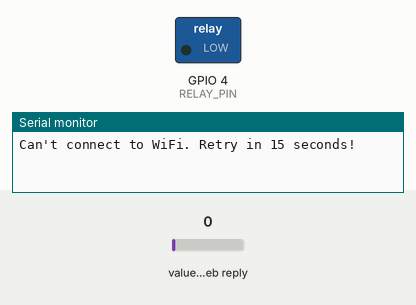
Bench run of a sketch on a simulated ESP8266 (NodeMCU). Parts: switched loads named in the sketch (green lamp = pin HIGH), the last lines printed to the serial monitor. Inputs (shaded band) come from the test bench; at power-on: value in the web reply 0. WiFi joins after 1.5 s; servers stay silent unless stated; web services answer with replies made up by the test bench.

Above: at 0.1 s.
At 15.4 s:
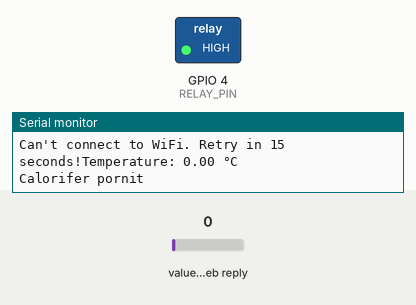
Timing chart, 0 to 16.9 s (numbered marks = the images above):
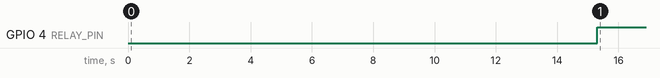

Measured:
- by itself, GPIO 4 (RELAY_PIN): LOW → HIGH at 15.3 s

The sketch:

RelayControl.ino
```cpp
//==============================Libraries=============================//

#include <ESP8266WiFi.h>
#include <WiFiClient.h>
#include <ThingSpeak.h>

//==============================Set Pins===============================//

const int RELAY_PIN = 4;          // pin Realy is connected to

//============================Set Constants============================//

const int USER_TEMP = 28;
const char* SSID = "Your Wifi Name";    // WiFi-name
const char* PASS = "Your Wifi password";          // WiFi-password

const int WIFI_DELAY = 15 * 1000;            // connect to Wifi delay 5 seconds (1 second = 1000 ms)
const int READ_DELAY = 15 * 1000;            // read temperature from ThinkSpeak MQTT delay (1 second = 1000 ms)

const char* READ_APIKEY = "AHVAOB5BO0DYLP90";     // read APIKey for ThingSpeak MQTT server
const int CHANNEL_NUM = 376531;                   // server channel on ThingSpeak MQTT server
const int READ_FIELD = 1;                         // field that temperature is stored on ThingSpeak MQTT Server

//============================Set Variables============================//

//============================Create Objects===========================//

WiFiClient  client;     // create client object for WiFi connection

//============================Initial Setup============================//

void setup(){
  Serial.begin(9600);

  pinMode(RELAY_PIN, OUTPUT);
  digitalWrite(RELAY_PIN, LOW); // turn off realy at the beginning  for safety

  ThingSpeak.begin(client);     // ThingSpeak MQTT server setup
  WiFi.hostname("NodeMCU");     // set WiFi hostname
}

//===============================Main Loop==============================//

void loop(){
  if (!WiFiConnect()){
    Serial.print("Can't connect to WiFi. Retry in 15 seconds!");
    delay(WIFI_DELAY);      // delay if not connected to WiFi
    return;
  }

  float temp = ThingSpeak.readFloatField(CHANNEL_NUM, READ_FIELD, READ_APIKEY);    // load temperature from ThingSpeak MQTT server

  Serial.print("Temperature: ");  // temperature print for debugging purpose
  Serial.print(temp);             // temperature print for debugging purpose
  Serial.println(" °C");          // temperature print for debugging purpose

  ControlRelay(temp);

  delay(READ_DELAY);     // set delay
}

//=========================Connect WiFi Procedure=======================//

bool WiFiConnect(){
  if (WiFi.status() == WL_CONNECTED) return true;

  WiFi.begin(SSID, PASS);       // connect to WiFi with credencials
  return (WiFi.status() == WL_CONNECTED);
}

//=======================Control Radiator Procedure====================//

void ControlRelay(int temp){
  if (temp <= USER_TEMP){
    digitalWrite(RELAY_PIN, HIGH);  // turn on realy at the beginning  for safety
    Serial.println("Calorifer pornit");
  }else{
    digitalWrite(RELAY_PIN, LOW);   // turn off realy at the beginning  for safety
    Serial.println("Calorifer stins");
  }
}
```
